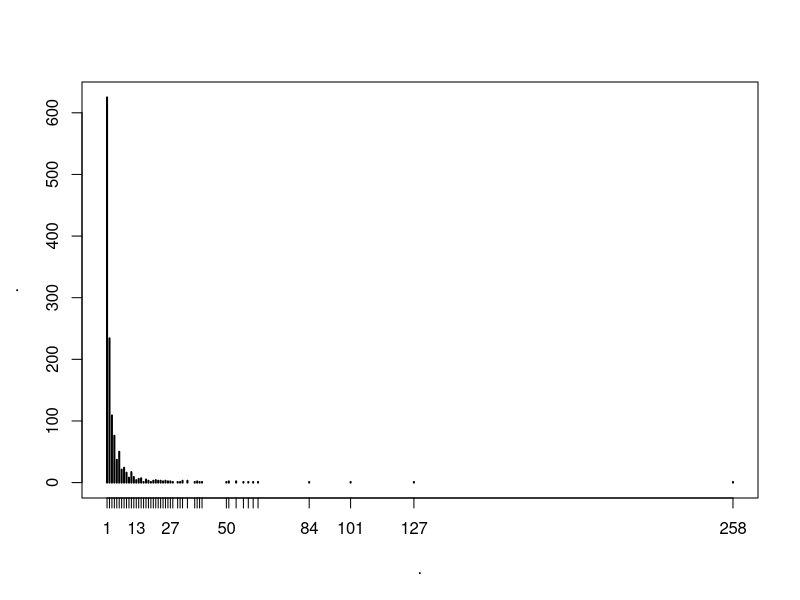
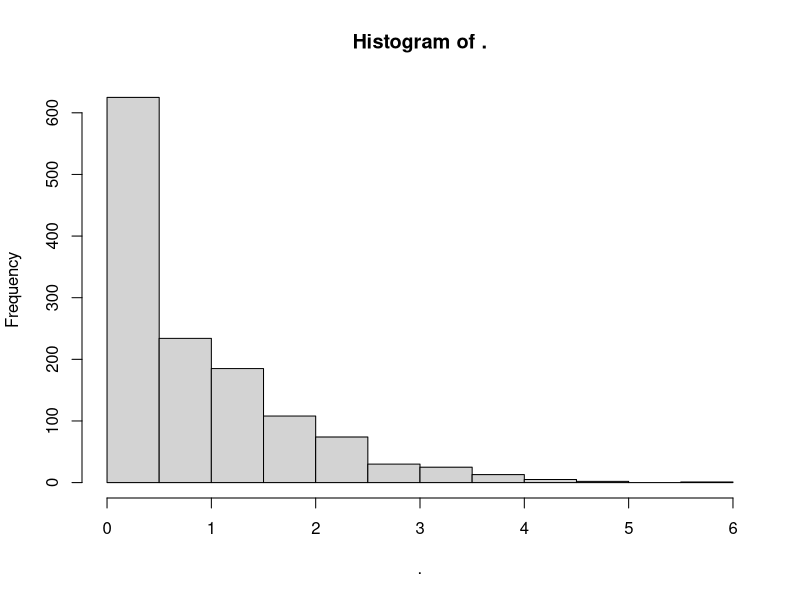
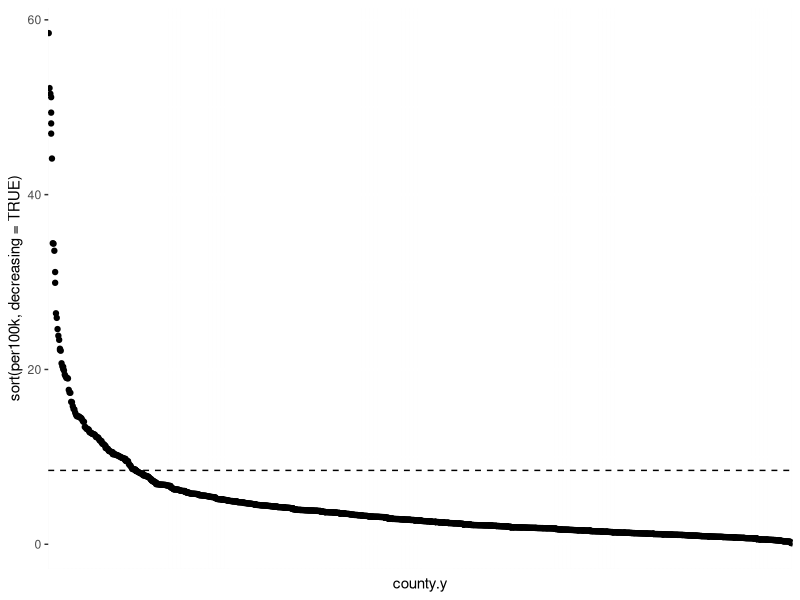
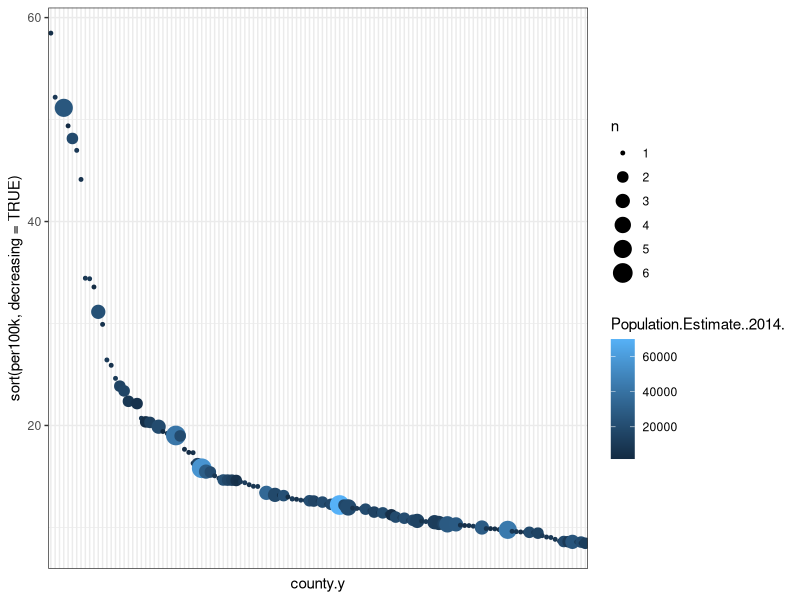
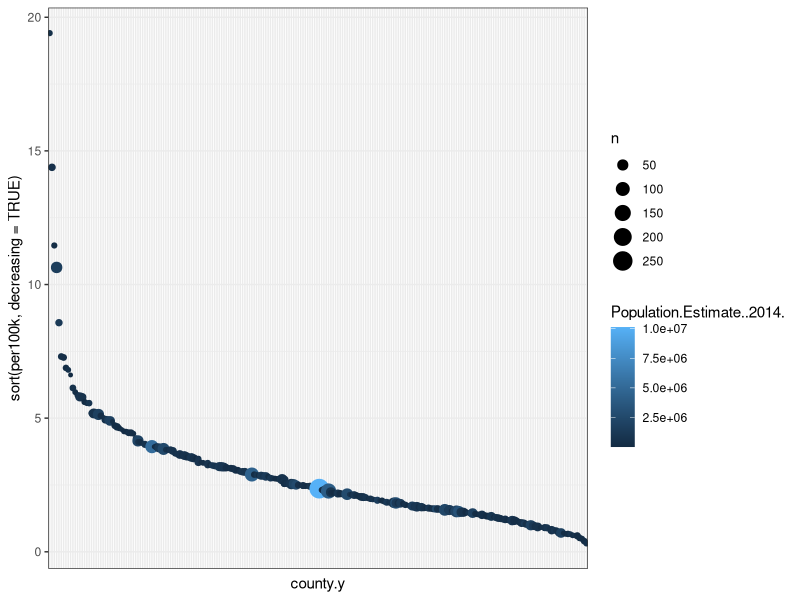
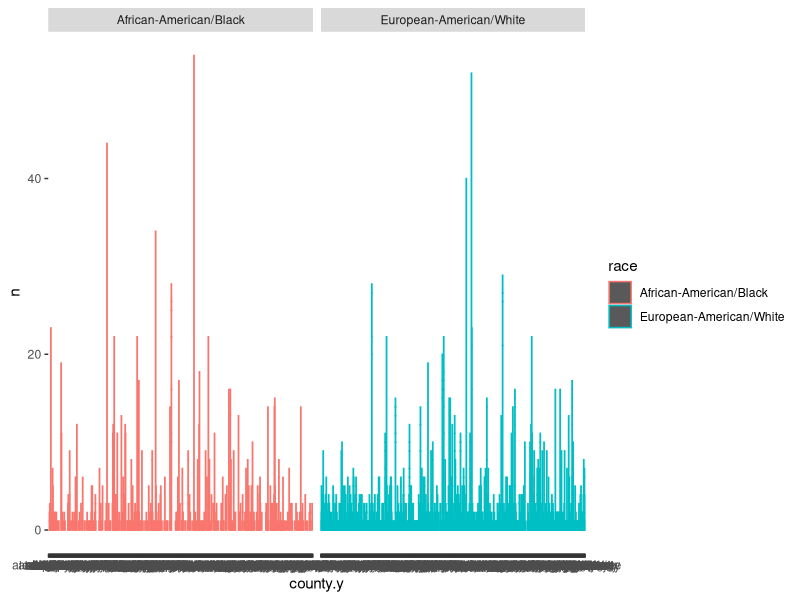
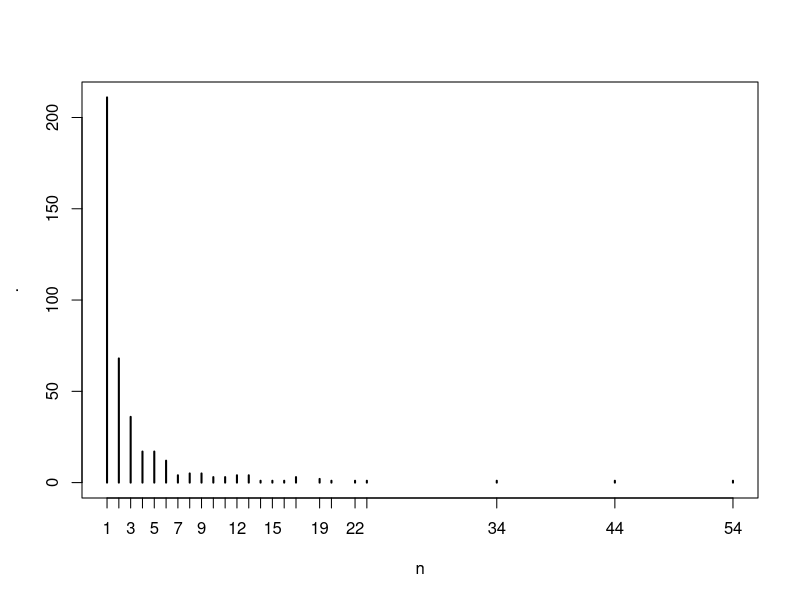
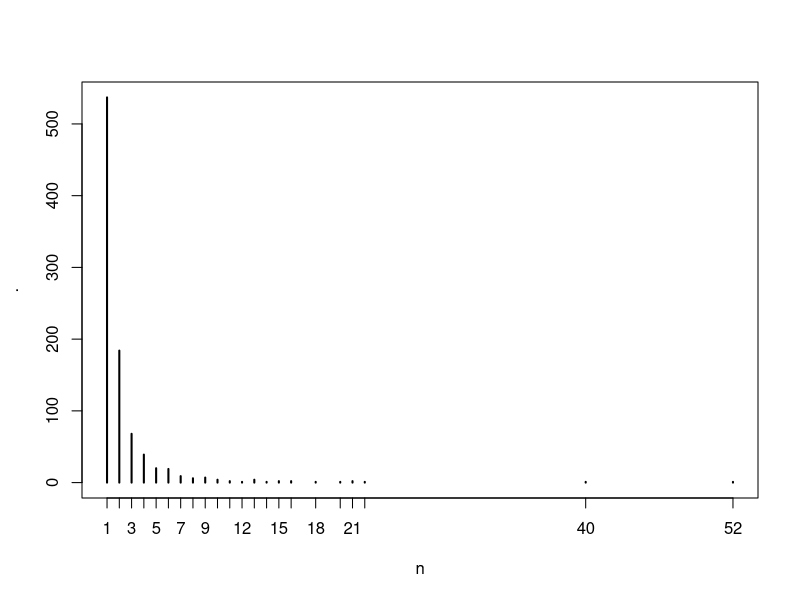

These charts were generated, in order, by the following R code:
#####################################
### Analysis, Fatal Encounters Data
### R, EDA, County Level 
#####################################

### Set-up
## load packages; attached stuff etc. 
library(dplyr)
library(tidyr)
library(ggplot2)
library(stringi)
setwd("C:/Users/Mike/Dropbox/Random Analysis/wapo project")

## Attach & merge datasets 
# fatal encounters data, clean version
# pre-2013 data isn't very good; exlcude for now 
fdat = read.csv('fdat.csv') %>%
	   filter(year >= 2013) %>%
	   select(-city) %>%
	   mutate(county.state = paste0(county, state))

# NOTE:
# Neeed to decide what to do with strange age values

# county data
cdat = read.csv('cdat.csv') %>%
	   mutate(county.state = paste0(county, state))

# joiuned data; 
# first looking at disparities in counties where shootings do occur
tmp = inner_join(fdat, cdat, 'county.state') %>%
	  mutate(age = as.numeric(as.character(age)))

#####################################################################
# NOTE:  
#Some of these don't match; e.g.,: 
table(fdat$county.state == 'oglala lakotaSD')
table(cdat$county.state == 'oglala lakotaSD')

#e.g.,: 
table(fdat$county.state == 'saint louis cityMO')
table(cdat$county.state == 'saint louis cityMO')


# Lose these 41 individuals in joining 
fdat$county.state[which(!(fdat$county.state %in% cdat$county.state))]

# 0 count counties (+ probably some errors)
cdat$county.state[which(!(cdat$county.state %in% fdat$county.state))]

#######################################################################

### Analysis
## First, some EDA of counties

# 1: count per county 
ct.tmp = tmp %>%
		 group_by(county.y, state.y) %>% 
		 tally() 

# Hmm... this is... difficult 
ct.tmp$n %>% table() %>% plot()
ct.tmp$n %>% log %>% hist
ct.tmp$n %>% quantile(seq(0, 1, .1))

# 2: Let's take a look at some rates
ct.tmp2 = tmp %>%
		  group_by(county.y, state.y, Population.Estimate..2014.) %>%
		  tally() %>%
		  mutate(per100k = (n/Population.Estimate..2014.)*100000) %>%
		  na.omit()

ct.tmp2$per100k %>% quantile(seq(0, 1, .1))

ggplot(ct.tmp2, aes(x = county.y, y = sort(per100k, decreasing = TRUE))) + 
	geom_point() + 
	theme(axis.text.x  = element_blank(),
          axis.ticks.x = element_blank())  +
	# 90% quantile mark 
	geom_hline(yintercept = 8.45, lty = 'dashed') 

# 3: OK, let's take a look at the top 10%
hold = ct.tmp2[which(ct.tmp2$per100k > 8.44),]

# Population size and death counts 
hold$Population.Estimate..2014. %>% summary()
hold$n 							%>% summary()

ggplot(hold, aes(x = county.y, y = sort(per100k, decreasing = TRUE), 
				 size = n, color = Population.Estimate..2014.)) + 
	geom_point() + 
	theme_bw() +
	theme(axis.text.x  = element_blank(),
          axis.ticks.x = element_blank())  
	
# 4: Let's look at abitary cutoff (n.deaths = 5; slightly above 80% threshold)
ct.tmp3 = tmp %>%
		  group_by(county.y, state.y, Population.Estimate..2014.) %>%
		  tally() %>%
		  filter(n >= 5) %>%
		  mutate(per100k = (n/Population.Estimate..2014.)*100000) %>%
		  na.omit()

nrow(ct.tmp3)
ct.tmp3$per100k %>% quantile(seq(0, 1, .1))

ggplot(ct.tmp3, aes(x = county.y, y = sort(per100k, decreasing = TRUE), 
				 size = n, color = Population.Estimate..2014.)) + 
	geom_point() + 
	theme_bw() +
	theme(axis.text.x  = element_blank(),
          axis.ticks.x = element_blank()) 

# Second, let's take a look at Black/White disparites
# 1: count per county 
bw.ct.tmp = tmp %>%
		    filter(race %in% c('African-American/Black', 
		   					   'European-American/White')) %>% 
		    group_by(county.y, state.y, race) %>% 
		    tally() 

# Some mostly usless plots 
ggplot(bw.ct.tmp, aes(x = county.y, y = n, group = race, colour = race)) +
	geom_bar(stat = 'identity') +
	facet_grid(.~race)

bw.ct.tmp %>% 
filter(race == 'African-American/Black') %>% 
ungroup() %>% 
select(n) %>% 
table() %>% 
plot()

bw.ct.tmp %>% 
filter(race == 'European-American/White') %>% 
ungroup() %>% 
select(n) %>% 
table() %>% 
plot()

hold1 = bw.ct.tmp %>% filter(race == 'African-American/Black')
quantile(hold1$n, seq(0, 1, .1))

hold2 = bw.ct.tmp %>% filter(race == 'European-American/White')
quantile(hold2$n, seq(0, 1, .1))

# 2: Let's take a look at some rates
bw.ct.tmp2 = tmp %>%
		     group_by(county.y, state.y, race, 
		    		  Population.Black.Afr.Am.Non.Hisp.Lat..2013.,
		    		  Population.White.Non.Hisp.Latino..2013.) %>%
		     filter(race %in% c('African-American/Black', 'European-American/White')) %>%
		     tally() %>%
		     mutate(per100k = ifelse(race == 'African-American/Black',	
				  				 			 (n/Population.Black.Afr.Am.Non.Hisp.Lat..2013.)*100000,
				  			  ifelse(race == 'European-American/White', 
				  			 				 (n/Population.White.Non.Hisp.Latino..2013.)    *100000, -100))
				  	) %>%
		    na.omit()

# Some visuals
hold1 = bw.ct.tmp2 %>% filter(race == 'African-American/Black')
quantile(hold1$per100k, seq(0, 1, .1))

hold2 = bw.ct.tmp2 %>% filter(race == 'European-American/White')
quantile(hold2$per100k, seq(0, 1, .1))

hist(log(hold1$per100k))
hist(log(hold2$per100k))

#Uh... let's look at the huge rates for Blacks 
# Very low black population places + low n deaths
hold1 %>% filter(per100k >= 300)

# and high death rates in generaly are ...
# omg google 'jim hogg county'
bw.ct.tmp2 %>% filter(per100k >= 300)

#Filtering these high but low/low places for clarity
bw.ct.tmp22 = bw.ct.tmp2 %>% 
			  filter(per100k <= 300)

ggplot(bw.ct.tmp22, aes(x = county.y, y = sort(per100k, decreasing = TRUE))) +
	geom_point() + 
	theme(axis.text.x  = element_blank(),
          axis.ticks.x = element_blank())  +
	facet_grid(.~race) 


# K, lets look at disparites
bw.ct.tmp3 = bw.ct.tmp2 %>%
			 ungroup() %>%
			 group_by(county.y, state.y) %>%
			 mutate(perdiff = lag(per100k) - per100k)

# And describe
summary(bw.ct.tmp3$perdiff)

quantile(bw.ct.tmp3$perdiff, seq(0, 1, .1), na.rm = TRUE)

# Largest disparities (90%)
hold3 = bw.ct.tmp3 %>% 
		filter(perdiff >= 19) %>%
		select(county.y, state.y)

# Yeah... sort of a spread problem
# e.g.,: 
bw.ct.tmp2 %>% filter(county.y == 'atascosa' & state.y  == 'TX')
bw.ct.tmp2 %>% filter(county.y == 'clackamas' & state.y  == 'OR')
bw.ct.tmp2 %>% filter(county.y == 'stanislaus' & state.y  == 'CA')

# So, let's see how things shake out when we use an arbitary population cutoff 
quantile(tmp$Population.Black.Afr.Am.Non.Hisp.Lat..2013, seq(0, 1, .1))

# Let's try about 50th and up
bw.ct.tmp4 = bw.ct.tmp2 %>%
			 ungroup() %>%
			 filter(Population.Black.Afr.Am.Non.Hisp.Lat..2013. >= 45000) %>%
			 group_by(county.y, state.y) %>%
			 mutate(perdiff = lag(per100k) - per100k)

# And describe
# much more subtle
summary(bw.ct.tmp4$perdiff)

quantile(bw.ct.tmp4$perdiff, seq(0, 1, .05), na.rm = TRUE)

# Largest disparities (90%) (n = 12)
hold4 = bw.ct.tmp4 %>% 
		filter(perdiff >= 7) %>%
		select(county.y, state.y)

bw.ct.tmp2 %>% filter(county.y == 'alameda' & state.y  == 'CA')
bw.ct.tmp2 %>% filter(county.y == 'baltimore' & state.y  == 'MD')
bw.ct.tmp2 %>% filter(county.y == 'brevard' & state.y  == 'FL')
bw.ct.tmp2 %>% filter(county.y == 'orange' & state.y  == 'CA')
bw.ct.tmp2 %>% filter(county.y == 'harrison' & state.y  == 'MS')
bw.ct.tmp2 %>% filter(county.y == 'san francisco' & state.y  == 'CA')
bw.ct.tmp2 %>% filter(county.y == 'ramsey' & state.y  == 'MN')

# & lets check medium disparity places (~60 - 85) (n = 9)
hold5 = bw.ct.tmp4 %>% 
		filter(perdiff >= 4 & perdiff < 5) %>%
		select(county.y, state.y)

# Some interesting ones for sure; rate changes fairly quickly for blacks
bw.ct.tmp2 %>% filter(county.y == 'allegheny' & state.y  == 'PA')
bw.ct.tmp2 %>% filter(county.y == 'east baton rouge' & state.y  == 'LA')
bw.ct.tmp2 %>% filter(county.y == 'fairfield' & state.y  == 'CT')
bw.ct.tmp2 %>% filter(county.y == 'spartanburg' & state.y  == 'SC')







## Second, Let's take a look at Black/White disparities
## Blacks 
## 1:  count per county 
#b.ct.tmp = tmp %>%
#		   filter(race %in% c('African-American/Black')) %>% 
#		   group_by(county.y, state.y) %>% 
#		   tally() #

## Hmm... this is... difficult 
#b.ct.tmp$n %>% table() %>% plot()
#b.ct.tmp$n %>% log %>% hist
#b.ct.tmp$n %>% quantile(seq(0, 1, .1))#

## 2: Let's take a look at some rates
#b.ct.tmp2 = tmp %>%
#		    group_by(county.y, state.y, Population.Black.Afr.Am.Non.Hisp.Lat..2013.) %>%
#		    filter(race %in% c('African-American/Black')) %>% 
#		    tally() %>%
#		    mutate(per100k = (n/Population.Black.Afr.Am.Non.Hisp.Lat..2013.)*100000) %>%
#		    na.omit()#

#b.ct.tmp2$per100k %>% quantile(seq(0, 1, .1))#

#ggplot(b.ct.tmp2, aes(x = county.y, y = sort(per100k, decreasing = TRUE))) + 
#	geom_point() + 
#	theme(axis.text.x  = element_blank(),
#          axis.ticks.x = element_blank())  +
#	# 90% quantile mark 
#	geom_hline(yintercept = 8.45, lty = 'dashed') #

## Uh... 
#b.ct.tmp2 %>% filter(per100k > 10000)#

## Let's try that again 
#b.ct.tmp2 = b.ct.tmp2 %>% filter(per100k < 300)
#b.ct.tmp2$per100k %>% quantile(seq(0, 1, .1))#

#ggplot(b.ct.tmp2, aes(x = county.y, y = sort(per100k, decreasing = TRUE))) + 
#	geom_point() + 
#	theme(axis.text.x  = element_blank(),
#          axis.ticks.x = element_blank())  #
#

## 3: lets look at the these super high counties
#b.hold = b.ct.tmp2[which(b.ct.tmp2$per100k > 35.38),]#

## Population size and death counts 
#b.hold$Population.Black.Afr.Am.Non.Hisp.Lat..2013. %>% summary()
#b.hold$n 										   %>% summary()#

#ggplot(b.hold, aes(x = county.y, y = sort(per100k, decreasing = TRUE), 
#				 size = n, color = Population.Black.Afr.Am.Non.Hisp.Lat..2013.)) + 
#	geom_point() + 
#	theme_bw() +
#	theme(axis.text.x  = element_blank(),
#          axis.ticks.x = element_blank())  #

## 4: Let's look at abitary cutoff (n.deaths = 5; slightly above 80% threshold)
#b.ct.tmp3 = tmp %>%
#		    group_by(county.y, state.y, Population.Black.Afr.Am.Non.Hisp.Lat..2013.) %>%
#		    filter(race %in% c('African-American/Black')) %>% 
#		    tally() %>%
#		    filter(n >= 5) %>%
#		    mutate(per100k = (n/Population.Black.Afr.Am.Non.Hisp.Lat..2013.)*100000) %>%
#		    na.omit()#

#nrow(b.ct.tmp3)
#b.ct.tmp3$per100k %>% quantile(seq(0, 1, .1))#

#ggplot(b.ct.tmp3, aes(x = county.y, y = sort(per100k, decreasing = TRUE), 
#				 size = n, color = Population.Black.Afr.Am.Non.Hisp.Lat..2013.)) + 
#	geom_point() + 
#	theme_bw() +
#	theme(axis.text.x  = element_blank(),
#          axis.ticks.x = element_blank()) #
#
#
#
#
#
#
#
#
#

## 1a: shooting count/state pop. for each state
##state_vars = c('state', "STPopulation.Estimate..2014.", names(dat)[157:252])
##dots = lapply(state_vars, as.symbol)##

##tmp.state = dat %>%
##	  	    group_by_(.dots = dots) %>% 
##	        tally() %>%
##	        mutate(per100k = (n/STPopulation.Estimate..2014.)* 100000) #

#tmp.state2 = dat %>%
#	  	  	 group_by(state, STPopulation.Estimate..2014.) %>% 
#	       	 tally() %>%
#	       	 mutate(per100k = (n/STPopulation.Estimate..2014.)* 100000) ##

#ggplot(tmp.state2, aes(x = state, y = per100k)) + 
#	geom_point() +
#	theme_bw() +
#	coord_flip()#

## 1b: Race specfic rates per 100k 
## Blacks 
#tmp.state.B = dat %>%
#	  	      group_by_(.dots = dots) %>% 
#	          filter(race %in% c('B', 'Black')) %>%
#	          tally() %>%
#	          mutate(B.per100k = (n/STPopulation.Black.Afr.Am..2013.)* 100000) %>%
#	          ungroup() %>%
#	          select(state, n, STPopulation.Black.Afr.Am..2013., B.per100k)#

## Whites 
#tmp.state.W = dat %>%
#	  	      group_by_(.dots = dots) %>% 
#	          filter(race %in% c('W', 'White')) %>%
#	          tally() %>%
#	          mutate(W.per100k = (n/STPopulation.White..2013.)* 100000) %>%
#	          ungroup() %>% 
#	          select(state, n, STPopulation.White..2013., W.per100k)#

## Note: is the pop gor Whites right???
#dat$STPopulation.White..2013. 		 %>% summary()
#dat$STPopulation.Black.Afr.Am..2013. %>% summary()#

#dat$STPopulation.White.Non.Hisp.Latino..2013 %>% summary()#

#tmp.state = tmp.state.W %>%
#			inner_join(tmp.state.B, 'state') %>%
#			gather()#

#ggplot(tmp.state, aes(x = state, y = B.per100k)) + 
#	geom_point() +
#	theme_bw() +
#	coord_flip()#


